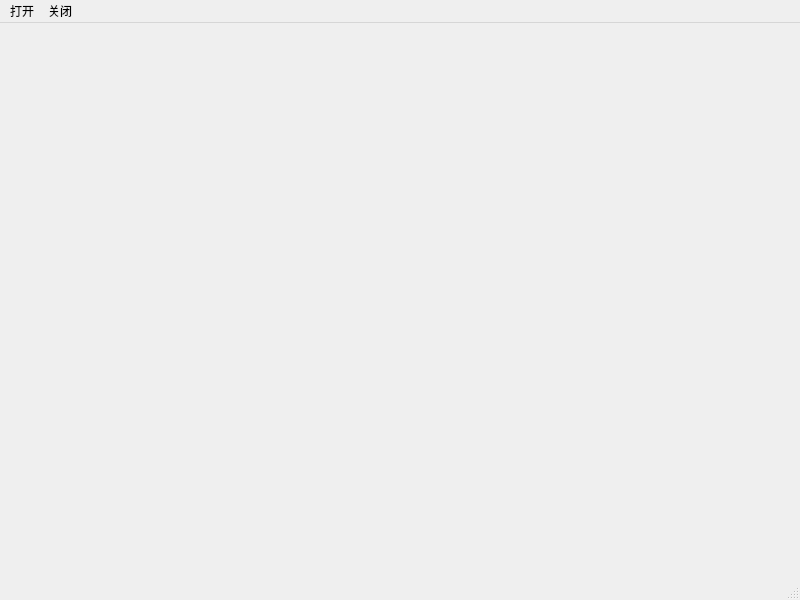
<?xml version="1.0" encoding="UTF-8"?>
<ui version="4.0">
 <class>MainWindow</class>
 <widget class="QMainWindow" name="MainWindow">
  <property name="geometry">
   <rect>
    <x>0</x>
    <y>0</y>
    <width>800</width>
    <height>600</height>
   </rect>
  </property>
  <property name="windowTitle">
   <string>MainWindow</string>
  </property>
  <widget class="QWidget" name="centralwidget"/>
  <widget class="QMenuBar" name="menubar">
   <property name="geometry">
    <rect>
     <x>0</x>
     <y>0</y>
     <width>800</width>
     <height>22</height>
    </rect>
   </property>
   <widget class="QMenu" name="menu">
    <property name="title">
     <string>打开</string>
    </property>
    <addaction name="separator"/>
    <addaction name="actionopenxml"/>
    <addaction name="actionopenjson"/>
    <addaction name="actionopensqlite"/>
    <addaction name="actionclose"/>
   </widget>
   <widget class="QMenu" name="menu_2">
    <property name="title">
     <string>关闭</string>
    </property>
    <addaction name="actionclearAll"/>
   </widget>
   <addaction name="menu"/>
   <addaction name="menu_2"/>
  </widget>
  <widget class="QStatusBar" name="statusbar"/>
  <action name="actionopenxml">
   <property name="text">
    <string>openxml</string>
   </property>
  </action>
  <action name="actionopenjson">
   <property name="text">
    <string>openjson</string>
   </property>
  </action>
  <action name="actionopensqlite">
   <property name="text">
    <string>opensqlite</string>
   </property>
  </action>
  <action name="actionclose">
   <property name="text">
    <string>clear</string>
   </property>
  </action>
  <action name="actionclearAll">
   <property name="text">
    <string>clearAll</string>
   </property>
  </action>
 </widget>
 <resources/>
 <connections/>
</ui>
